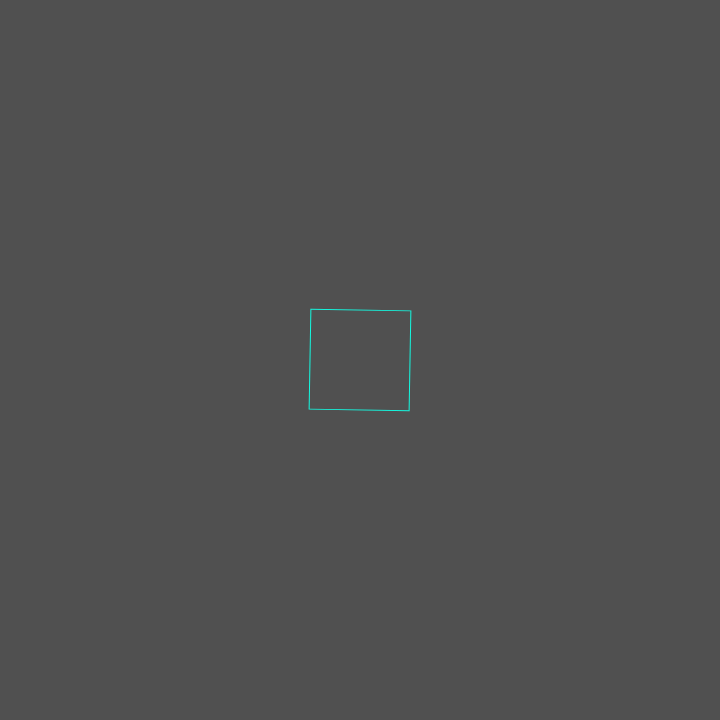
Frame 1 (no input)
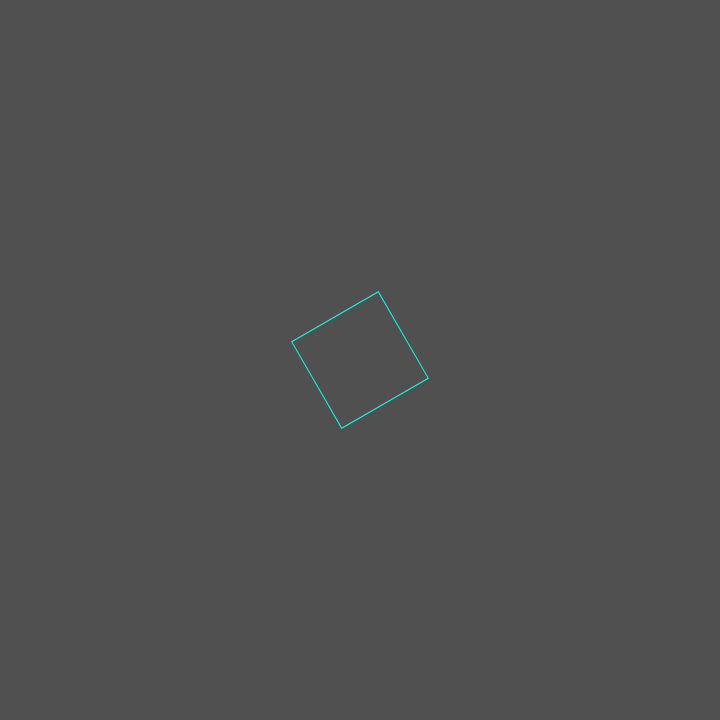
Frame 60 (no input)
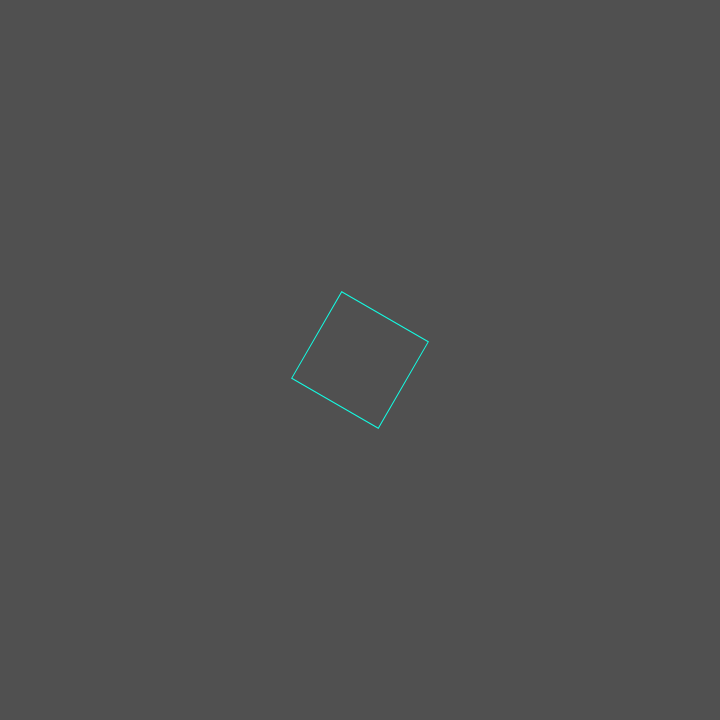
Frame 120 (the mouse pressed at the canvas centre since frame 60)

The p5.js sketch that drew these frames (run headless with seeded random() and noise() and a simulated clock; from frame 60 on, the mouse is pressed at the canvas centre):

// p5.js sketch
// ── sketch.js
var anim;

function setup() {
  createCanvas(720, 720);
  rectMode(CENTER);
  
  anim = new Animation();
}

function draw() {
  background(80);
  anim.update();
  anim.display();
}

function Animation(){
  this.x = 0;
  this.y = 0;
  
  this.width = 100;
  this.height = 100;
  
  this.rotation = 0;
  
  this.display = function(){
    stroke(20,250,225);
    noFill();
    
    translate(width/2, height/2);
    rotate(radians(this.rotation));
    rect(this.x, this.y, this.width, this.height);
  }
  
  this.update = function(){
    this.rotation ++;
  }
  
}
